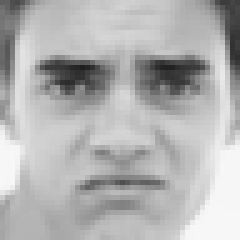
#> input picture src/data/test/disgusted/im115.png, 48 x 48 px, found by its file name (shown 5 times larger); its folder holds only this picture in this run
$ jupyter execute data_augmentation.ipynb   (shell and % lines are left out)
#> lines starting #> are read from the running program, lines starting #| are printed output that depends on the picture
#> further down, transformed_image is the input picture: shape (48, 48, 3); min 31, max 247, mean 178.5
The following code was run on Google Collab due to resource constraints.
Since it wasn't run locally, the input for this code is a zipped file with images from a single emotion. The images are then saved to a different directory and zipped into another file (to allow them to be downloaded).
The following code was used for augmenting images in the disgust and contempt folders (file paths were changed accordingly to get these images).

Resources used:
* https://www.geeksforgeeks.org/python-grayscaling-of-images-using-opencv/
* https://www.geeksforgeeks.org/add-a-salt-and-pepper-noise-to-an-image-with-python/
* https://www.geeksforgeeks.org/python-opencv-cv2-flip-method/
* https://www.geeksforgeeks.org/image-enhancement-techniques-using-opencv-python/
* https://www.geeksforgeeks.org/python-opencv-getrotationmatrix2d-function/

[cell 1]
#Upload and unzip the specific emotion's folder.

[cell 2]
import cv2
import numpy as np
import random
import os

#Defining functions for image augmentation

def add_noise(image):
  # Generate Gaussian noise
  mean = 0
  stddev = 0.5 # Standard deviation of the noise
  gaussian_noise = np.random.normal(mean, stddev, image.shape).astype(np.uint8)
  # Add the noise to the image
  noisy_image = cv2.add(image, gaussian_noise)
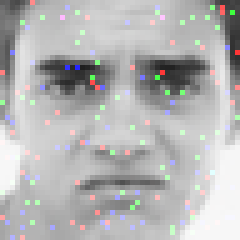
#> noisy_image: shape (48, 48, 3) (shown 5 times larger); mean B, G, R 180.2, 180.1, 180.2
  noisy_image = cv2.cvtColor(noisy_image, cv2.COLOR_BGR2GRAY) #Change noise to grayscale
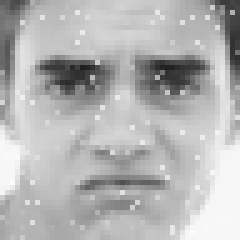
#> noisy_image: shape (48, 48) (shown 5 times larger); min 31, max 251, mean 180.1
  return noisy_image

def flipped_image(image):
  flipped_image = cv2.flip(image, 1) # Horizontally flip image
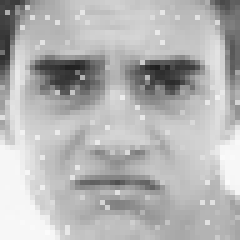
#> flipped_image: shape (48, 48) (shown 5 times larger); min 31, max 251, mean 180.1
  return flipped_image

def slight_rotation(image):
  #Slight rotation:
  # Get the image dimensions
  height = 48
  width = 48

  # Compute the center of the image
  center = (width // 2, height // 2)

  # Generate a rotation matrix
  M = cv2.getRotationMatrix2D(center, random.randint(5, 40), 1.0) # Rotate by a random amount between 5 to 40 degrees

  rotated_image = cv2.warpAffine(image, M, (width, height))
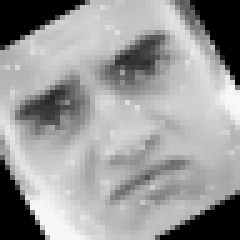
#> rotated_image: shape (48, 48) (shown 5 times larger); min 0, max 249, mean 153
  return rotated_image

def contrast_and_brightness(image):
  #Add brightness half the time and contrast the other half:
  adjustment = random.choice([True, False])
  if adjustment:
    # Increase contrast
    adjusted_image = cv2.convertScaleAbs(image, alpha=1.25, beta=0)
  else:
    # Increase brightness
    adjusted_image = cv2.convertScaleAbs(image, alpha=1, beta=2)
  return adjusted_image

[cell 3]
directory = '/content/disgusted/disgusted'
files = [f for f in os.listdir(directory)]
print(len(files)) #Number of images being augmented.

[cell 4]
#Used for tracking image number:
j = 0
#Used to see how many images already exist.
num_og_images = len(files)

for filename in files:
    file_path = os.path.join(directory, filename)  # Create the full file path

    if os.path.isfile(file_path):  # Check if it's a file
      print(f"Processing file: {file_path}")
      # Load the image
      transformed_image = cv2.imread(file_path)
      if transformed_image is not None:
        transformed_image = add_noise(transformed_image) #add noise
        transformed_image = flipped_image(transformed_image) #Flip image horizontally
        transformed_image = slight_rotation(transformed_image) #Add a randomized rotation between 5 and 40 degrees
        transformed_image = contrast_and_brightness(transformed_image) #Apply either contrast or brightness
        # Save the augmented image to the specified folder
        save_path = f"/content/disgusted/disgusted_augmented/im" + str(j + num_og_images)+ ".jpg"
        cv2.imwrite(save_path, transformed_image)
        print(f"Image was saved to {save_path}")

        j = j + 1

$ run again, on src/data/test/disgusted/im311.png
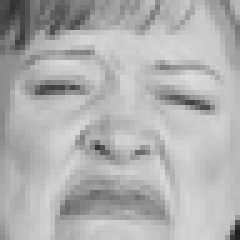
#> input picture src/data/test/disgusted/im311.png, 48 x 48 px, found by its file name (shown 5 times larger)
#> transformed_image is the input picture: shape (48, 48, 3); min 31, max 221, mean 176.2
#> in flipped_image, `flipped_image = cv2.flip(image, 1)`:
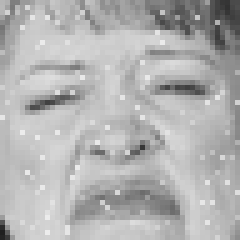
#> flipped_image: shape (48, 48) (shown 5 times larger); min 31, max 236, mean 178
#> in slight_rotation, `rotated_image = cv2.warpAffine(image, M, (width, height))`:
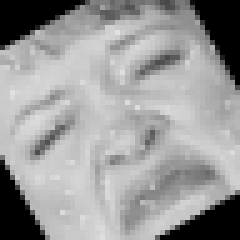
#> rotated_image: shape (48, 48) (shown 5 times larger); min 0, max 225, mean 153.2

$ run again, on src/data/test/disgusted/im314.png
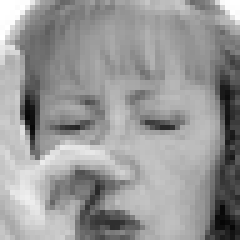
#> input picture src/data/test/disgusted/im314.png, 48 x 48 px, found by its file name (shown 5 times larger)
#> transformed_image is the input picture: shape (48, 48, 3); min 6, max 255, mean 151.7
#> in flipped_image, `flipped_image = cv2.flip(image, 1)`:
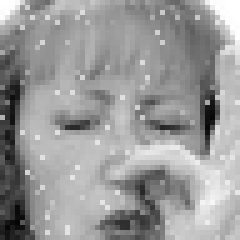
#> flipped_image: shape (48, 48) (shown 5 times larger); min 6, max 255, mean 153.8
#> in slight_rotation, `rotated_image = cv2.warpAffine(image, M, (width, height))`:
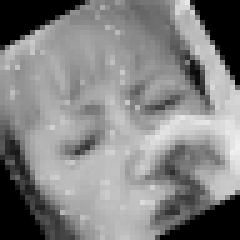
#> rotated_image: shape (48, 48) (shown 5 times larger); min 0, max 240, mean 129.7

$ run again, on src/data/test/disgusted/im15.png
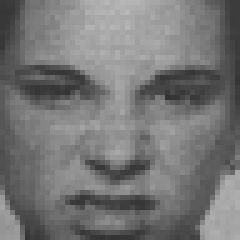
#> input picture src/data/test/disgusted/im15.png, 48 x 48 px, found by its file name (shown 5 times larger)
#> transformed_image is the input picture: shape (48, 48, 3); min 50, max 183, mean 117.8
#> in slight_rotation, `rotated_image = cv2.warpAffine(image, M, (width, height))`:
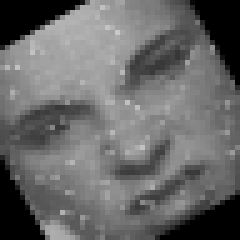
#> rotated_image: shape (48, 48) (shown 5 times larger); min 0, max 200, mean 104
